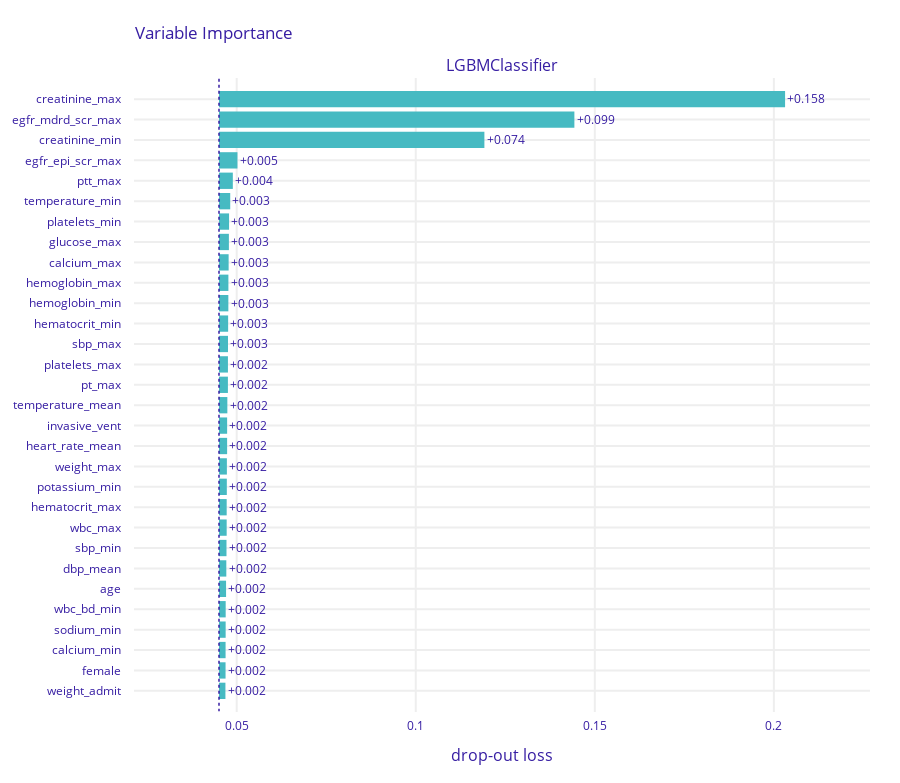

Here is the notebook cell this chart was saved with:
### Code cell
exp.model_parts().plot(max_vars=30)

### Figure 1 — Plotly figure (JSON) as saved in the notebook; plotly's stock layout.template omitted (floating-point values rounded to 4 significant figures)
{"data": [{"base": 0.04506, "hoverinfo": "text", "hoverlabel": {"bgcolor": "rgba(0,0,0,0.8)"}, "hovertext": ["Model: LGBMClassifier loss after<br>variable: creatinine_max is permuted: 0.203<br>Drop-out loss change: +0.158", "Model: LGBMClassifier loss after<br>variable: egfr_mdrd_scr_max is permuted: 0.144<br>Drop-out loss change: +0.099", "Model: LGBMClassifier loss after<br>variable: creatinine_min is permuted: 0.119<br>Drop-out loss change: +0.074", "Model: LGBMClassifier loss after<br>variable: egfr_epi_scr_max is permuted: 0.05<br>Drop-out loss change: +0.005", "Model: LGBMClassifier loss after<br>variable: ptt_max is permuted: 0.049<br>Drop-out loss change: +0.004", "Model: LGBMClassifier loss after<br>variable: temperature_min is permuted: 0.048<br>Drop-out loss change: +0.003", "Model: LGBMClassifier loss after<br>variable: platelets_min is permuted: 0.048<br>Drop-out loss change: +0.003", "Model: LGBMClassifier loss after<br>variable: glucose_max is permuted: 0.048<br>Drop-out loss change: +0.003", "Model: LGBMClassifier loss after<br>variable: calcium_max is permuted: 0.048<br>Drop-out loss change: +0.003", "Model: LGBMClassifier loss after<br>variable: hemoglobin_max is permuted: 0.048<br>Drop-out loss change: +0.003", "Model: LGBMClassifier loss after<br>variable: hemoglobin_min is permuted: 0.048<br>Drop-out loss change: +0.003", "Model: LGBMClassifier loss after<br>variable: hematocrit_min is permuted: 0.048<br>Drop-out loss change: +0.003", "Model: LGBMClassifier loss after<br>variable: sbp_max is permuted: 0.048<br>Drop-out loss change: +0.003", "Model: LGBMClassifier loss after<br>variable: platelets_max is permuted: 0.048<br>Drop-out loss change: +0.002", "Model: LGBMClassifier loss after<br>variable: pt_max is permuted: 0.048<br>Drop-out loss change: +0.002", "Model: LGBMClassifier loss after<br>variable: temperature_mean is permuted: 0.047<br>Drop-out loss change: +0.002", "Model: LGBMClassifier loss after<br>variable: invasive_vent is permuted: 0.047<br>Drop-out loss change: +0.002", "Model: LGBMClassifier loss after<br>variable: heart_rate_mean is permuted: 0.047<br>Drop-out loss change: +0.002", "Model: LGBMClassifier loss after<br>variable: weight_max is permuted: 0.047<br>Drop-out loss change: +0.002", "Model: LGBMClassifier loss after<br>variable: potassium_min is permuted: 0.047<br>Drop-out loss change: +0.002", "Model: LGBMClassifier loss after<br>variable: hematocrit_max is permuted: 0.047<br>Drop-out loss change: +0.002", "Model: LGBMClassifier loss after<br>variable: wbc_max is permuted: 0.047<br>Drop-out loss change: +0.002", "Model: LGBMClassifier loss after<br>variable: sbp_min is permuted: 0.047<br>Drop-out loss change: +0.002", "Model: LGBMClassifier loss after<br>variable: dbp_mean is permuted: 0.047<br>Drop-out loss change: +0.002", "Model: LGBMClassifier loss after<br>variable: age is permuted: 0.047<br>Drop-out loss change: +0.002", "Model: LGBMClassifier loss after<br>variable: wbc_bd_min is permuted: 0.047<br>Drop-out loss change: +0.002", "Model: LGBMClassifier loss after<br>variable: sodium_min is permuted: 0.047<br>Drop-out loss change: +0.002", "Model: LGBMClassifier loss after<br>variable: calcium_min is permuted: 0.047<br>Drop-out loss change: +0.002", "Model: LGBMClassifier loss after<br>variable: female is permuted: 0.047<br>Drop-out loss change: +0.002", "Model: LGBMClassifier loss after<br>variable: weight_admit is permuted: 0.047<br>Drop-out loss change: +0.002"], "marker": {"color": "#46bac2"}, "orientation": "h", "showlegend": false, "text": ["+0.158", "+0.099", "+0.074", "+0.005", "+0.004", "+0.003", "+0.003", "+0.003", "+0.003", "+0.003", "+0.003", "+0.003", "+0.003", "+0.002", "+0.002", "+0.002", "+0.002", "+0.002", "+0.002", "+0.002", "+0.002", "+0.002", "+0.002", "+0.002", "+0.002", "+0.002", "+0.002", "+0.002", "+0.002", "+0.002"], "textposition": "outside", "type": "bar", "x": [0.1581, 0.09924, 0.07411, 0.005155, 0.003864, 0.003134, 0.00281, 0.002762, 0.002689, 0.002627, 0.002611, 0.002552, 0.002519, 0.002497, 0.00249, 0.002332, 0.002273, 0.00227, 0.002202, 0.002184, 0.002147, 0.002143, 0.002092, 0.002044, 0.001974, 0.001865, 0.001858, 0.001839, 0.00183, 0.001797], "xaxis": "x", "y": ["creatinine_max", "egfr_mdrd_scr_max", "creatinine_min", "egfr_epi_scr_max", "ptt_max", "temperature_min", "platelets_min", "glucose_max", "calcium_max", "hemoglobin_max", "hemoglobin_min", "hematocrit_min", "sbp_max", "platelets_max", "pt_max", "temperature_mean", "invasive_vent", "heart_rate_mean", "weight_max", "potassium_min", "hematocrit_max", "wbc_max", "sbp_min", "dbp_mean", "age", "wbc_bd_min", "sodium_min", "calcium_min", "female", "weight_admit"], "yaxis": "y"}], "layout": {"annotations": [{"font": {"size": 16}, "showarrow": false, "text": "LGBMClassifier", "x": 0.5, "xanchor": "center", "xref": "paper", "y": 1, "yanchor": "bottom", "yref": "paper"}, {"font": {"size": 16}, "showarrow": false, "text": "drop-out loss", "x": 0.5, "xanchor": "center", "xref": "paper", "y": 0, "yanchor": "top", "yref": "paper", "yshift": -30}], "font": {"color": "#371ea3"}, "height": 783, "margin": {"b": 71, "r": 30, "t": 78}, "shapes": [{"line": {"color": "#371ea3", "dash": "dot", "width": 1.5}, "type": "line", "x0": 0.04506, "x1": 0.04506, "xref": "x", "y0": -1, "y1": 30, "yref": "y"}], "title": {"text": "Variable Importance", "x": 0.15}, "xaxis": {"anchor": "y", "automargin": true, "domain": [0, 1], "fixedrange": true, "gridwidth": 2, "range": [0.02133, 0.2269], "tickcolor": "white", "ticklen": 3, "ticks": "outside", "type": "linear", "zeroline": false}, "yaxis": {"anchor": "x", "automargin": true, "autorange": "reversed", "domain": [0, 1], "fixedrange": true, "gridwidth": 2, "tickcolor": "white", "ticklen": 10, "ticks": "outside", "type": "category"}}}
